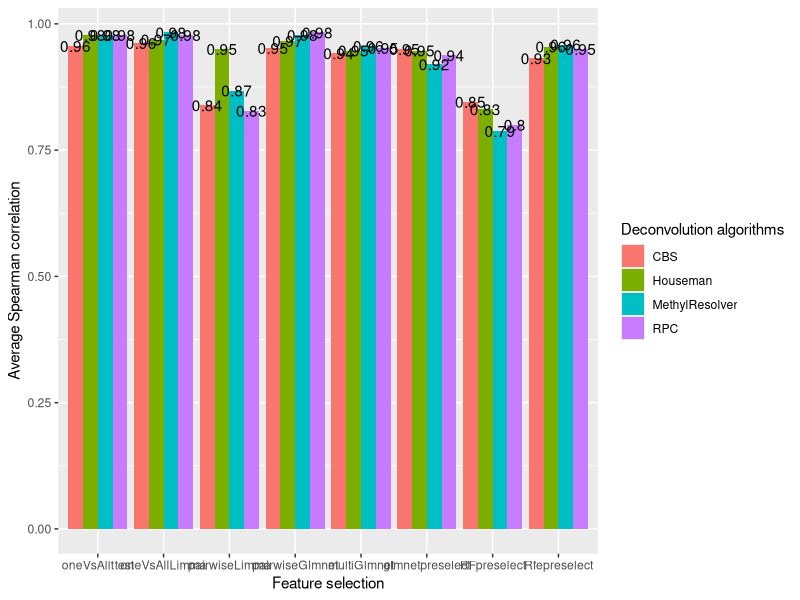
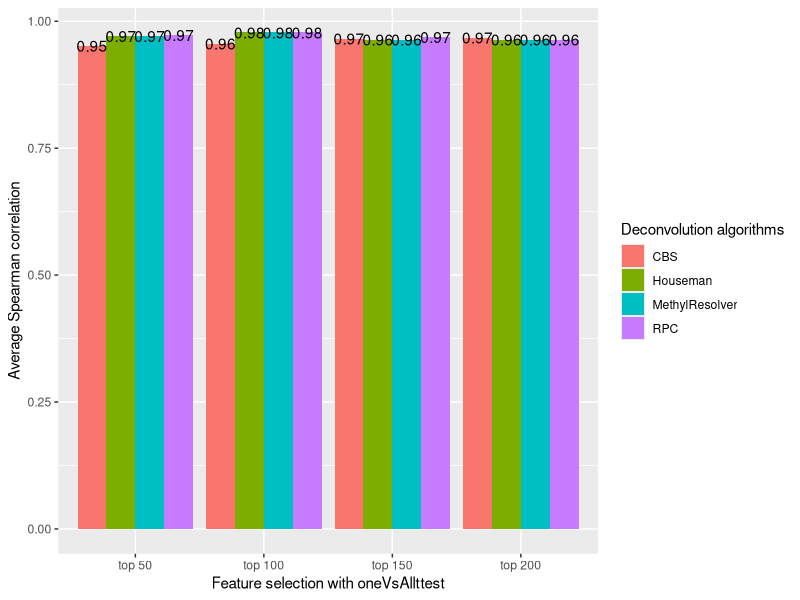
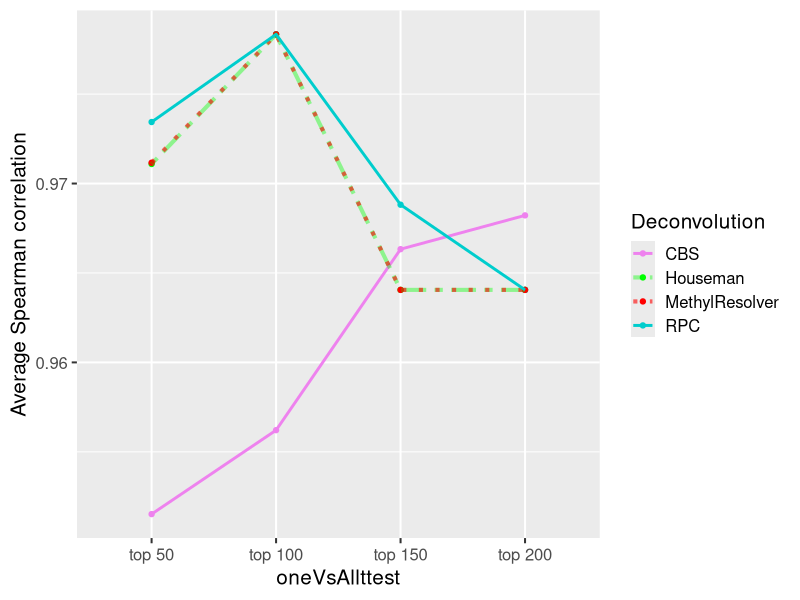

Write the R code that produced these figures, in order.
## plots

### Figure 1
## barplots of deconvolution performance (average corr with true proportions) using different feature selection + deconvolution algorithms
library(tidyr)
library(ggplot2)
cor_Houseman <- c(0.978, 0.969, 0.950, 0.966, 0.947, 0.947, 0.831, 0.955)
cor_RPC <- c(0.978, 0.978, 0.828, 0.983, 0.952, 0.938, 0.800, 0.950)
cor_CBS <- c(0.956, 0.962, 0.839, 0.952, 0.942, 0.950, 0.846, 0.932)
cor_MethylResolver <- c(0.978, 0.983, 0.868, 0.978, 0.956, 0.920, 0.788, 0.959)

#####  or load results from featureSelection_Comparison.R

# cor_Houseman <- c(cor_Houseman_1, cor_Houseman_2, cor_Houseman_3, cor_Houseman_4, cor_Houseman_5,
#                   cor_Houseman_6, cor_Houseman_7, cor_Houseman_8, cor_Houseman_9)
# cor_RPC <- c(cor_RPC_1, cor_RPC_2, cor_RPC_3, cor_RPC_4, cor_RPC_5, cor_RPC_6, cor_RPC_7, cor_RPC_8, cor_RPC_9)
# cor_CBS <- c(cor_CBS_1, cor_CBS_2, cor_CBS_3, cor_CBS_4, cor_CBS_5, cor_CBS_6, cor_CBS_7, cor_CBS_8, cor_CBS_9)
# cor_MethylResolver <- c(cor_MethylResolver_1, cor_MethylResolver_2, cor_MethylResolver_3, cor_MethylResolver_4,
#                         cor_MethylResolver_5, cor_MethylResolver_6, cor_MethylResolver_7, cor_MethylResolver_8,
#                         cor_MethylResolver_9)

df1 <- data.frame(FeatureSelection = c("oneVsAllttest","oneVsAllLimma","pairwiseLimma","pairwiseGlmnet","multiGlmnet",
                                       "glmnetpreselect", "RFpreselect", "Rfepreselect"),
                  Houseman = cor_Houseman, RPC = cor_RPC, CBS = cor_CBS, MethylResolver = cor_MethylResolver)

print(ggplot(data = df1 %>% gather(Deconvolution, Spearman_Correlation, -FeatureSelection),
       aes(x = factor(FeatureSelection, level = c("oneVsAllttest","oneVsAllLimma","pairwiseLimma","pairwiseGlmnet","multiGlmnet",
                                                  "glmnetpreselect", "RFpreselect", "Rfepreselect")), y = Spearman_Correlation, fill = Deconvolution)) +
  geom_bar(stat = 'identity', position = 'dodge')+
  geom_text(aes(label= round(Spearman_Correlation,2)), position = position_dodge(0.9))+
  labs(x = "Feature selection")+
  labs(y = "Average Spearman correlation")+
  labs(fill = "Deconvolution algorithms"))



### Supplementary Figure 1
## barplots of deconvolution performance (average corr with true proportions) using OneVsAllttest with top 50, 100, 150, 200 probes

library(tidyr)
library(ggplot2)
cor_Houseman <- c(0.971, 0.978, 0.964, 0.964)
cor_RPC <- c(0.973, 0.978, 0.969, 0.964)
cor_CBS <- c(0.952, 0.956, 0.966, 0.968)
cor_MethylResolver <- c(0.971, 0.978, 0.964, 0.964)

df1 <- data.frame(FeatureSelection = c("top 50","top 100","top 150","top 200"),
                  Houseman = cor_Houseman, RPC = cor_RPC, CBS = cor_CBS, MethylResolver = cor_MethylResolver)

print(ggplot(data = df1 %>% gather(Deconvolution, Spearman_Correlation, -FeatureSelection),
             aes(x = factor(FeatureSelection, level = c("top 50","top 100","top 150","top 200")), y = Spearman_Correlation, fill = Deconvolution)) +
        geom_bar(stat = 'identity', position = 'dodge')+
        geom_text(aes(label= round(Spearman_Correlation,2)), position = position_dodge(0.9))+
        labs(x = "Feature selection with oneVsAllttest")+
        labs(y = "Average Spearman correlation")+
        labs(fill = "Deconvolution algorithms"))


cor_Houseman <- c(0.9710931, 0.9783402, 0.9640545, 0.9640545)
cor_RPC <- c(0.9734393, 0.9783402, 0.9688164, 0.9640545)
cor_CBS <- c(0.9515192, 0.9562116, 0.9663312, 0.9682206)
cor_MethylResolver <- c(0.9711626, 0.9783402, 0.9640545, 0.9640545)
df1 <- data.frame(FeatureSelection = c("top 50","top 100","top 150","top 200"),
                  Houseman = cor_Houseman, RPC = cor_RPC, CBS = cor_CBS, MethylResolver = cor_MethylResolver)
ggplot(data = df1 %>% gather(Deconvolution, Spearman_Correlation, -FeatureSelection),
       aes(x = factor(FeatureSelection, level = c("top 50","top 100","top 150","top 200")),
           y = Spearman_Correlation, group = Deconvolution)) +
  geom_point(aes(col = Deconvolution))+
  geom_line(aes(colour = Deconvolution, alpha= Deconvolution, linetype= Deconvolution, size = Deconvolution))+
  #geom_line(aes(linetype= Deconvolution, colour = Deconvolution), size = 1)+
  scale_linetype_manual(values=c("solid", "twodash", "dotted", "solid"))+
  scale_alpha_manual(values=c(1,0.4,0.6,1))+
  scale_color_manual(values=c('violet','green','red', 'cyan3'))+
  scale_size_manual(values=c(1,1.4,1.4,1))+
  labs(x = "oneVsAllttest")+
  labs(y = "Average Spearman correlation")+
  labs(group = "Deconvolution algorithms") +
  theme_grey(base_size = 15)



